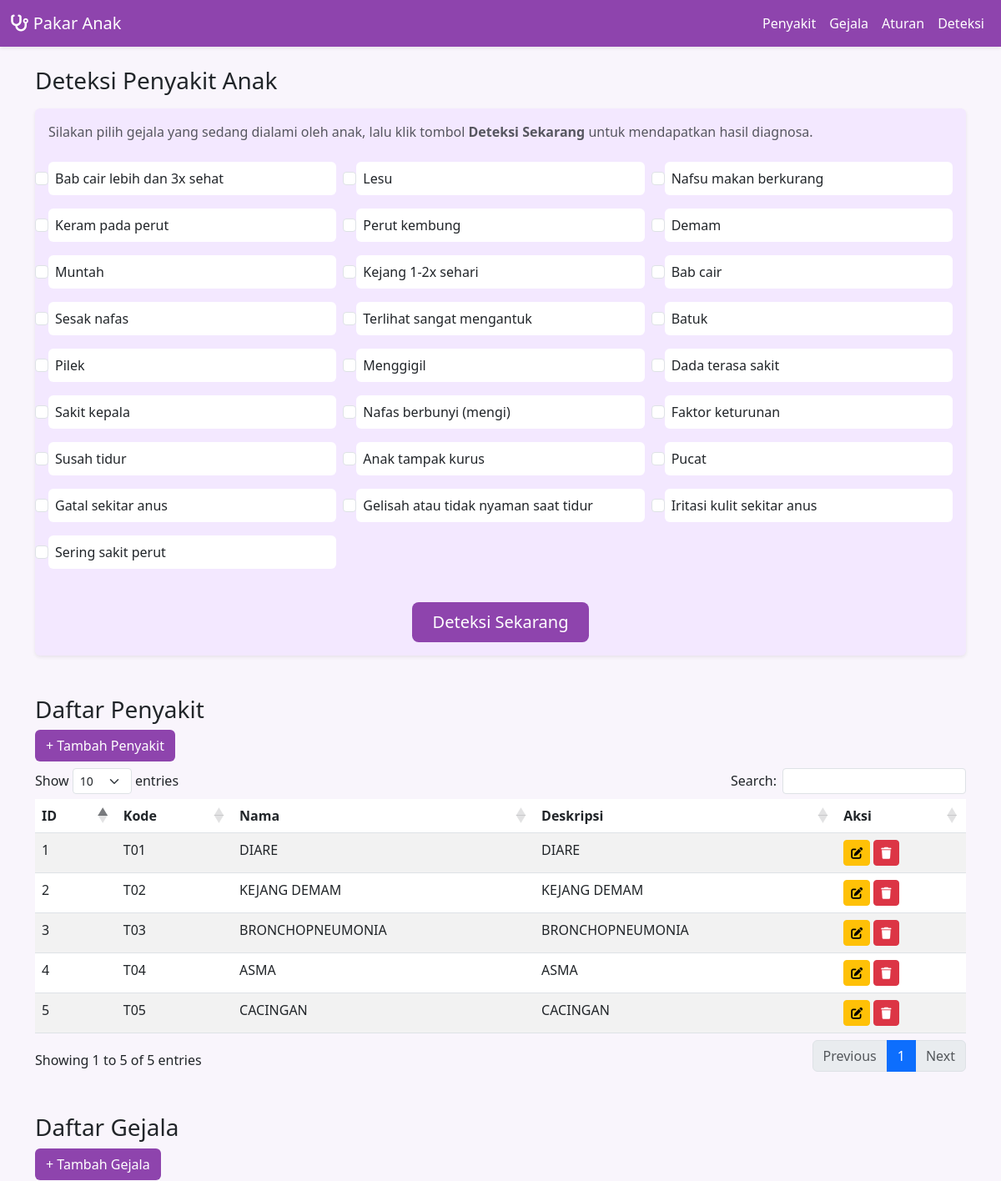
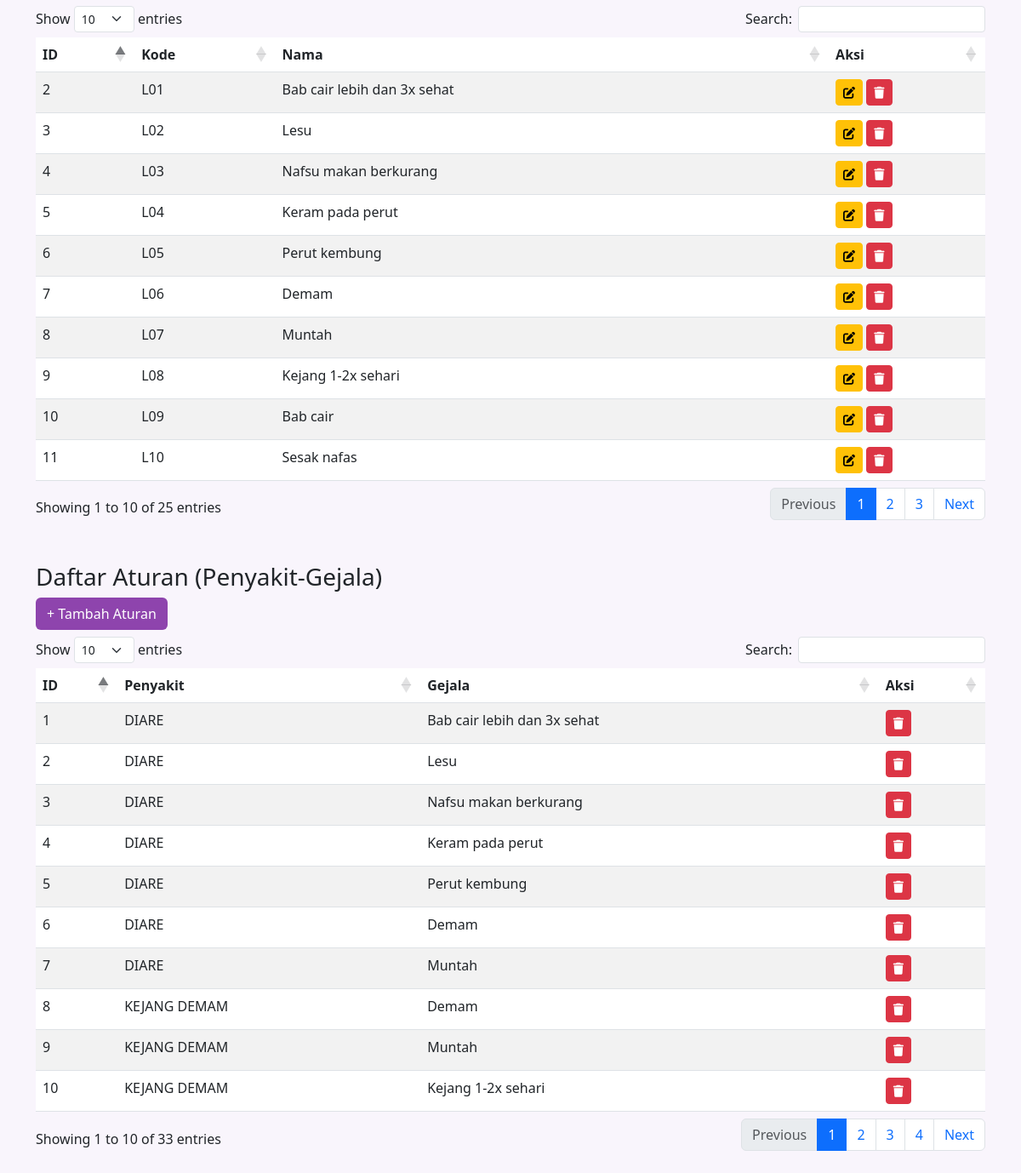
The page / on the database its author committed (2 pictures, top to bottom).
### tables this page shows
CREATE TABLE `gejala` (
  `id` int(11) NOT NULL,
  `kode` varchar(10) DEFAULT NULL,
  `nama` varchar(100) DEFAULT NULL
);

CREATE TABLE `penyakit` (
  `id` int(11) NOT NULL,
  `kode` varchar(10) DEFAULT NULL,
  `nama` varchar(100) DEFAULT NULL,
  `deskripsi` text DEFAULT NULL
);

CREATE TABLE `aturan` (
  `id` int(11) NOT NULL,
  `penyakit_id` int(11) DEFAULT NULL,
  `gejala_id` int(11) DEFAULT NULL
);

### index.php (the view, shortened to what this page needs)
<?php
include 'koneksi.php';
?>
<!DOCTYPE html>
<html lang="en">
<head>
  <link href="https://cdn.jsdelivr.net/npm/bootstrap@5.3.0/dist/css/bootstrap.min.css" rel="stylesheet">
  <link href="https://cdn.datatables.net/1.13.4/css/dataTables.bootstrap5.min.css" rel="stylesheet">
  <link rel="stylesheet" href="https://cdnjs.cloudflare.com/ajax/libs/font-awesome/6.4.0/css/all.min.css">
</head>
<body>
  <nav class="navbar navbar-expand-lg sticky-top shadow-sm">
    <div class="container-fluid">
      <a class="navbar-brand text-white" href="#"><i class="fa-solid fa-stethoscope"></i> Pakar Anak</a>
      <div class="collapse navbar-collapse justify-content-end" id="navMenu">
        <ul class="navbar-nav">
          <li class="nav-item"><a class="nav-link text-white" href="#tblPenyakit">Penyakit</a></li>
          <li class="nav-item"><a class="nav-link text-white" href="#tblGejala">Gejala</a></li>
          <li class="nav-item"><a class="nav-link text-white" href="#tblAturan">Aturan</a></li>
          <li class="nav-item"><a class="nav-link text-white" href="#deteksi">Deteksi</a></li>
        </ul>
      </div>
    </div>
  </nav>
  <div class="container my-4">
    <h3 id="deteksi" class=" text-purple scroll-offset">
      <i class="bi bi-search-heart-fill"></i> Deteksi Penyakit Anak
    </h3>
    <div class="card shadow-sm mt-3 border-0" style="background-color: #f3e8ff;">
      <div class="card-body">
        <p class="mb-4 text-muted">
          Silakan pilih gejala yang sedang dialami oleh anak, lalu klik tombol <strong>Deteksi Sekarang</strong> untuk mendapatkan hasil diagnosa.
        </p>
        <form id="deteksiForm">
          <div class="row">
            <?php
            $gat = $conn->query("SELECT * FROM gejala");
            while($g = $gat->fetch_assoc()) {
              echo "
              <div class='col-md-6 col-lg-4'>
                <div class='form-check mb-3 p-2 rounded' style='background-color: #fff;'>
                  <input name='gejala[]' class='form-check-input me-2' type='checkbox' value='{$g['id']}' id='g{$g['id']}'>
                  <label class='form-check-label' for='g{$g['id']}' style='cursor:pointer;'>
                    <i class='bi bi-check-circle-fill text-purple'></i> {$g['nama']}
                  </label>
                </div>
              </div>";
            }
            ?>
          </div>
          <div class="text-center mt-4">
            <button type="button" class="btn btn-lg btn-purple px-4" onclick="prosesDeteksi()">
              <i class="bi bi-cpu-fill"></i> Deteksi Sekarang
            </button>
          </div>
        </form>
      </div>
    </div>
    <h3 id="tblPenyakit" class="mt-5 scroll-offset">Daftar Penyakit</h3>
    <button class="btn btn-purple mb-2" data-bs-toggle="modal" data-bs-target="#modalPenyakit">+ Tambah Penyakit</button>
    <table id="penyakitTable" class="table table-striped">
      <thead><tr><th>ID</th><th>Kode</th><th>Nama</th><th>Deskripsi</th><th>Aksi</th></tr></thead>
      <tbody>
      <?php
      $res = $conn->query("SELECT * FROM penyakit");
      while($row = $res->fetch_assoc()) {
        echo "<tr>
          <td>{$row['id']}</td>
          <td>{$row['kode']}</td>
          <td>{$row['nama']}</td>
          <td>{$row['deskripsi']}</td>
          <td>
            <button class='btn btn-sm btn-warning' data-id='{$row['id']}' data-kode='{$row['kode']}' data-nama='{$row['nama']}' data-desc='{$row['deskripsi']}' onclick='editPenyakit(this)'><i class='fa fa-edit'></i></button>
            <a href='hapus.php?t=penyakit&id={$row['id']}' class='btn btn-sm btn-danger'><i class='fa fa-trash'></i></a>
          </td>
        </tr>";
      }
      ?>
      </tbody>
    </table>
    <h3 id="tblGejala" class="mt-5 scroll-offset">Daftar Gejala</h3>
    <button class="btn btn-purple mb-2" data-bs-toggle="modal" data-bs-target="#modalGejala">+ Tambah Gejala</button>
    <table id="gejalaTable" class="table table-striped">
      <thead><tr><th>ID</th><th>Kode</th><th>Nama</th><th>Aksi</th></tr></thead><tbody>
      <?php
      $res2 = $conn->query("SELECT * FROM gejala");
      while($r = $res2->fetch_assoc()) {
        echo "<tr><td>{$r['id']}</td><td>{$r['kode']}</td><td>{$r['nama']}</td>
              <td>
                <button class='btn btn-sm btn-warning' data-id='{$r['id']}' data-kode='{$r['kode']}' data-nama='{$r['nama']}' onclick='editGejala(this)'><i class='fa fa-edit'></i></button>
                <a href='hapus.php?t=gejala&id={$r['id']}' class='btn btn-sm btn-danger'><i class='fa fa-trash'></i></a>
              </td></tr>";
      }
      ?>
      </tbody>
    </table>
    <h3 id="tblAturan" class="mt-5 scroll-offset">Daftar Aturan (Penyakit-Gejala)</h3>
    <button class="btn btn-purple mb-2" data-bs-toggle="modal" data-bs-target="#modalAturan">+ Tambah Aturan</button>
    <table id="aturanTable" class="table table-striped">
      <thead>
      <tr><th>ID</th><th>Penyakit</th><th>Gejala</th><th>Aksi</th></tr>
      </thead>
      <tbody>
      <?php
      $res3 = $conn->query("SELECT a.id, p.nama AS penyakit, g.nama AS gejala
                            FROM aturan a
                            JOIN penyakit p ON a.penyakit_id=p.id
                            JOIN gejala g ON a.gejala_id=g.id");
      while($a = $res3->fetch_assoc()) {
        echo "<tr>
          <td>{$a['id']}</td>
          <td>{$a['penyakit']}</td>
          <td>{$a['gejala']}</td>
          <td>
            <a href='hapus.php?t=aturan&id={$a['id']}' class='btn btn-sm btn-danger'><i class='fa fa-trash'></i></a>
          </td>
        </tr>";
      }
      ?>
      </tbody>
    </table>
  </div>
</body>
</html>

### index.php (style rules this page uses)
:root { --soft-purple: #e0bbE4; --deep-purple: #8e44ad; }
body { background-color: #f9f5fc; }
.navbar { background-color: var(--deep-purple); }
.dataTables_wrapper .dataTable th, .dataTables_wrapper .dataTable td { background-color: white; }
.btn-purple { background-color: var(--deep-purple); color: white; }
.scroll-offset { scroll-margin-top: 100px; }

### rows shown on the page
gejala: nama "Bab cair lebih dan 3x sehat", id "2", kode "L01"
gejala: nama "Lesu", id "3", kode "L02"
gejala: nama "Nafsu makan berkurang", id "4", kode "L03"
gejala: nama "Keram pada perut", id "5", kode "L04"
gejala: nama "Perut kembung", id "6", kode "L05"
gejala: nama "Demam", id "7", kode "L06"
gejala: nama "Muntah", id "8", kode "L07"
gejala: nama "Kejang 1-2x sehari", id "9", kode "L08"
gejala: nama "Bab cair", id "10", kode "L09"
gejala: nama "Sesak nafas", id "11", kode "L10"
gejala: nama "Terlihat sangat mengantuk"
gejala: nama "Batuk"
gejala: nama "Pilek"
gejala: nama "Menggigil"
gejala: nama "Dada terasa sakit"
gejala: nama "Sakit kepala"
gejala: nama "Nafas berbunyi (mengi)"
gejala: nama "Faktor keturunan"
gejala: nama "Susah tidur"
gejala: nama "Anak tampak kurus"
gejala: nama "Pucat"
gejala: nama "Gatal sekitar anus"
gejala: nama "Gelisah atau tidak nyaman saat tidur"
gejala: nama "Iritasi kulit sekitar anus"
gejala: nama "Sering sakit perut"
penyakit: id "1", kode "T01", nama "DIARE", deskripsi "DIARE"
penyakit: id "2", kode "T02", nama "KEJANG DEMAM", deskripsi "KEJANG DEMAM"
penyakit: id "3", kode "T03", nama "BRONCHOPNEUMONIA", deskripsi "BRONCHOPNEUMONIA"
penyakit: id "4", kode "T04", nama "ASMA", deskripsi "ASMA"
penyakit: id "5", kode "T05", nama "CACINGAN", deskripsi "CACINGAN"
aturan: id "1", penyakit.nama "DIARE", gejala.nama "Bab cair lebih dan 3x sehat"
aturan: id "2", penyakit.nama "DIARE", gejala.nama "Lesu"
aturan: id "3", penyakit.nama "DIARE", gejala.nama "Nafsu makan berkurang"
aturan: id "4", penyakit.nama "DIARE", gejala.nama "Keram pada perut"
aturan: id "5", penyakit.nama "DIARE", gejala.nama "Perut kembung"
aturan: id "6", penyakit.nama "DIARE", gejala.nama "Demam"
aturan: id "7", penyakit.nama "DIARE", gejala.nama "Muntah"
aturan: id "8", penyakit.nama "KEJANG DEMAM", gejala.nama "Demam"
aturan: id "9", penyakit.nama "KEJANG DEMAM", gejala.nama "Muntah"
aturan: id "10", penyakit.nama "KEJANG DEMAM", gejala.nama "Kejang 1-2x sehari"
